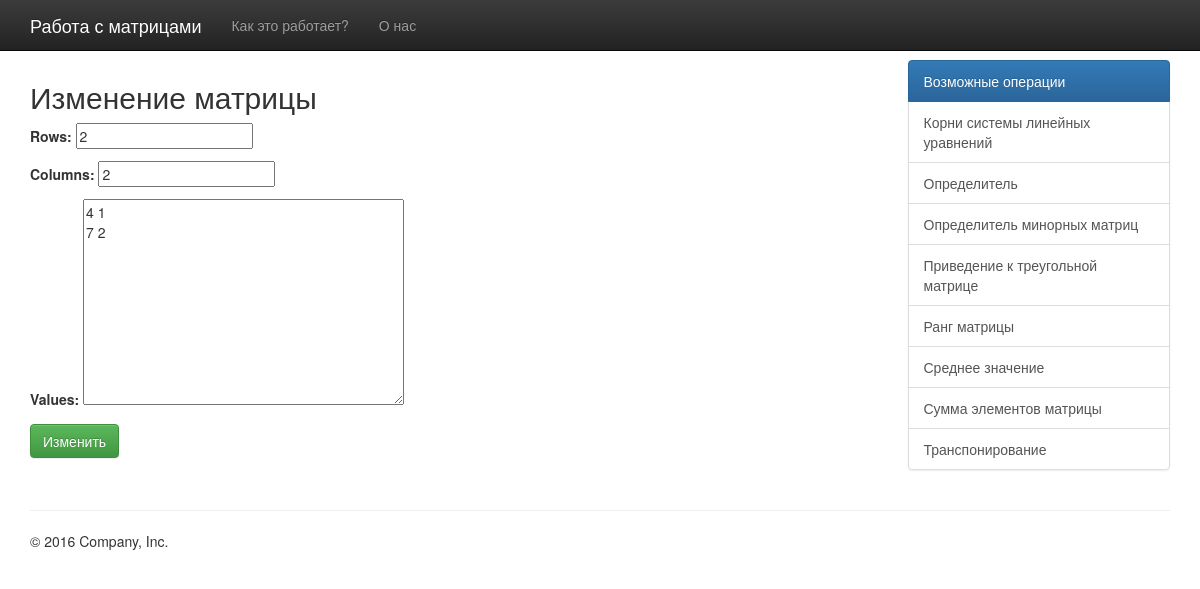
Page /matrix/7/update on the committed database.
### matrix/models.py (models this page shows, shortened)
class Matrix(models.Model):
    name = models.CharField(max_length=25, default="New matrix")
    rows = models.PositiveIntegerField(default=0)
    columns = models.PositiveIntegerField(default=0)
    values = models.TextField()
    file = models.FileField()
    def matrix(self):
        array = make_array(self.values)
        return array

### matrix/views.py (the view)
# urls.py: path('matrix/<int:pk>/update', MatrixUpdateView.as_view(), name='update'),
class MatrixUpdateView(UpdateView):
    model = Matrix
    template_name = 'update.html'
    fields = ['rows', 'columns', 'values']

### templates/update.html (shortened to what this page needs)
{% extends 'base.html' %}
{% block content %}
    <div class="col-sm-9">
        <h2>Изменение матрицы</h2>
        <form method="post">
            {{ form.as_p }}
            <button class="btn btn-success" type="submit">Изменить</button>
        </form>
    </div>
{% endblock content %}

### rows in the picture
Matrix: rows "2", columns "2", values "4 1 7 2"
